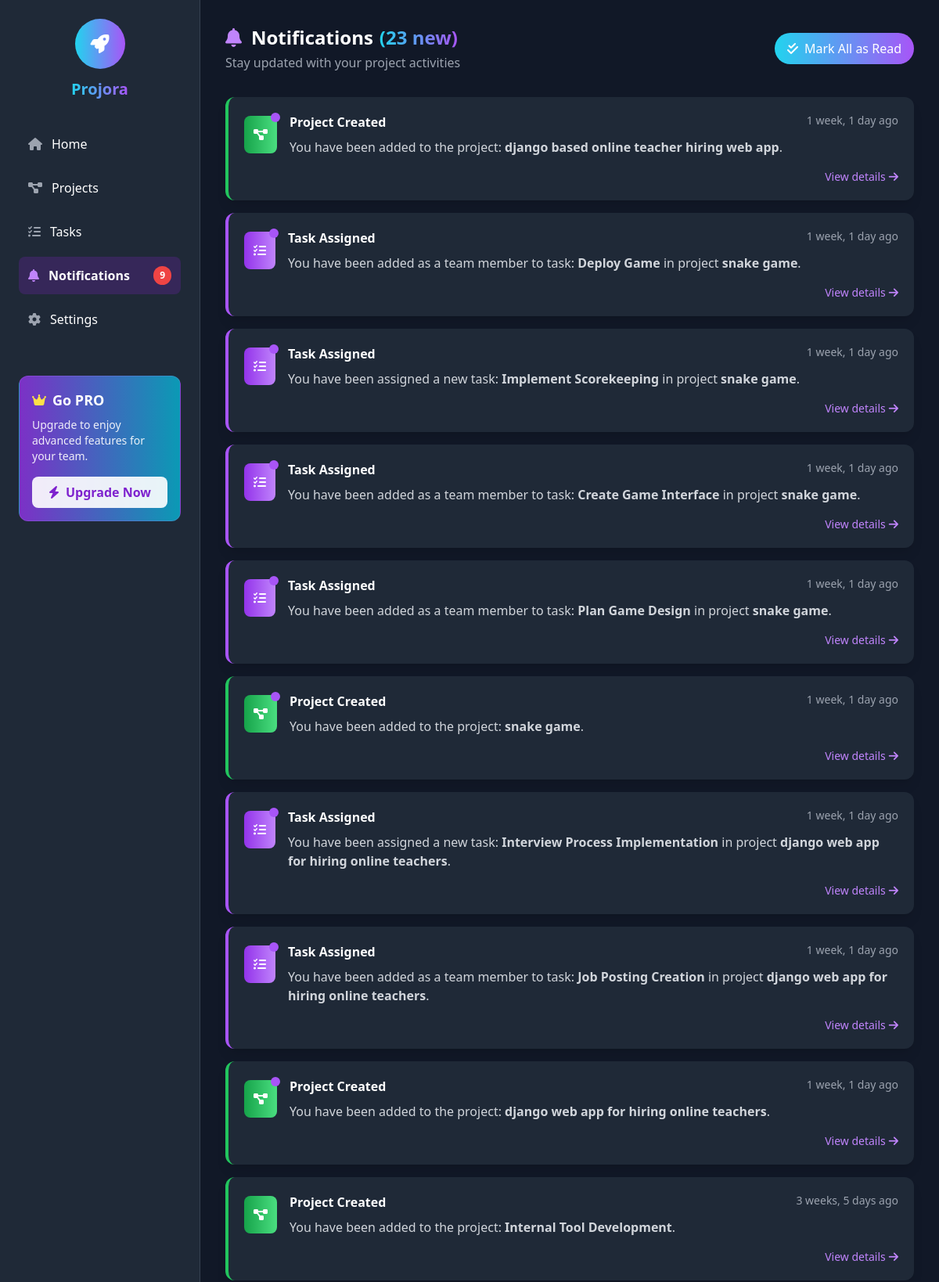
The page /notifications/notification/ (signed in, upper part) on the database as committed earlier.
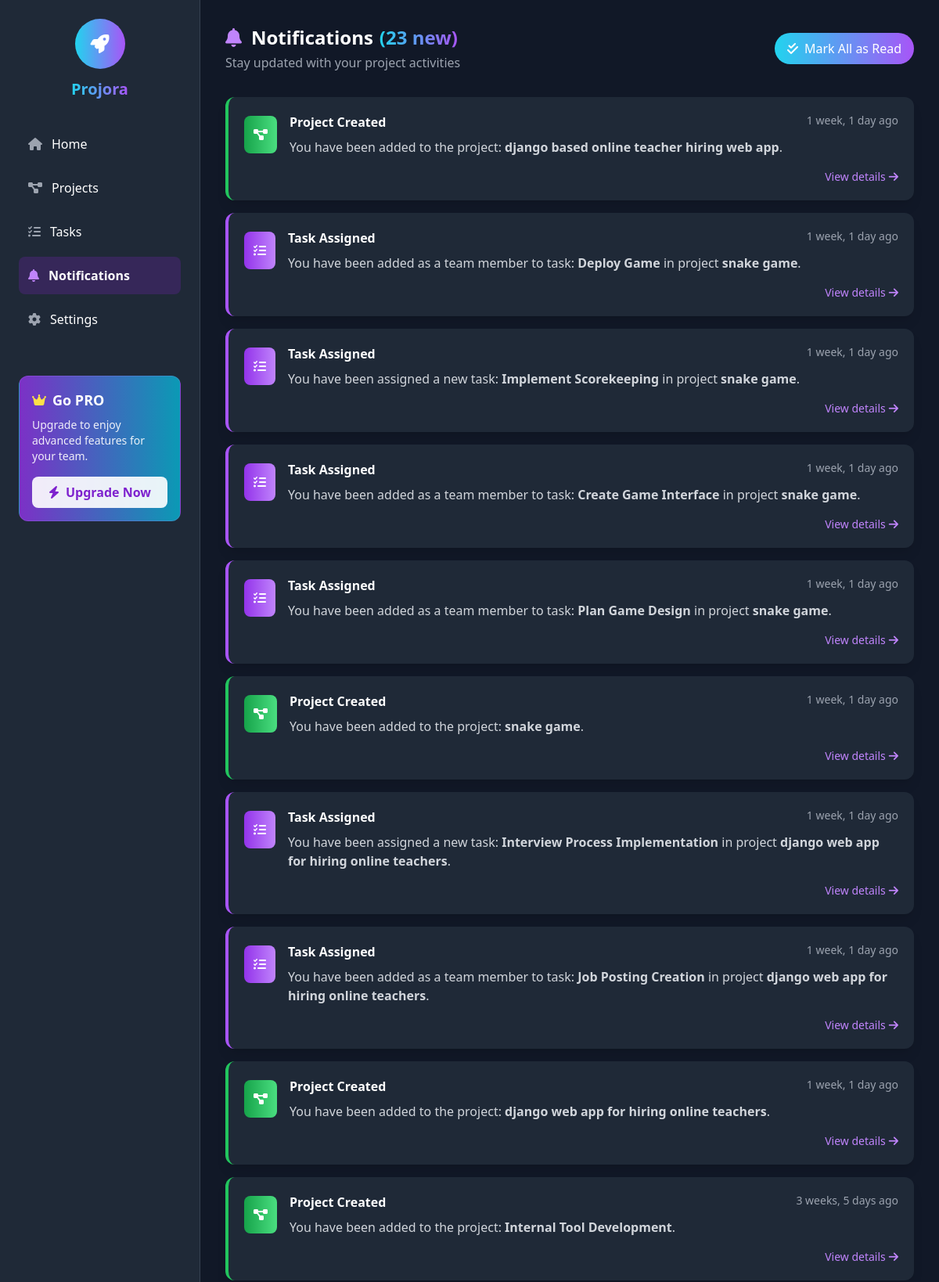
The same page on the database as committed later.
### notification/models.py (models this page shows, shortened)
class Notification(models.Model):
    NOTIFICATION_TYPES = [
        ('task_assigned', 'Task Assigned'),
        ('project_created', 'Project Created'),
        ('deadline_alert', 'Deadline Alert'),
    ]
    user = models.ForeignKey(
        settings.AUTH_USER_MODEL,
        on_delete=models.CASCADE,
        related_name='notifications'  # ✅ Required for template access
    )
    message = models.TextField()
    is_read = models.BooleanField(default=False)
    created_at = models.DateTimeField(auto_now_add=True)
    notification_type = models.CharField(max_length=30, choices=NOTIFICATION_TYPES, default='project_created')
    link = models.URLField(blank=True, null=True)

### notification/views.py (the view)
# urls.py: path('notification/', views.notification_view, name='notification'),
@login_required
def notification_view(request):
    notifications = Notification.objects.filter(user=request.user).order_by('-created_at')
    unread_notifications = notifications.filter(is_read=False)
    notification_count = unread_notifications.count()
    return render(request, 'notification/notification.html', {
        'notifications': notifications,
        'unread_notifications': unread_notifications,
        'notification_count': notification_count
    })

### users/context_processors.py (called while the page is built)
def user_roles(request):
    user = request.user
    is_admin = False
    if user.is_authenticated:
        user_groups = user.groups.values_list('name', flat=True)
        is_admin = 'Admin' in user_groups
    return {
        'is_admin': is_admin
    }

### notification/templates/notification/notification.html (shortened to what the changed rows need)
{% load static %}
<!DOCTYPE html>
<html lang="en">
<head>
    <script src="https://cdn.tailwindcss.com"></script>
    <link rel="stylesheet" href="https://cdnjs.cloudflare.com/ajax/libs/font-awesome/6.4.0/css/all.min.css">
</head>
<body class="bg-gray-900 text-white">
<div class="flex min-h-screen">
    <aside class="bg-gray-800 text-white w-64 min-h-screen p-6 border-r border-gray-700 sticky top-0">
       <div class="mb-8 flex flex-col items-center">
        <h1 class="text-xl font-bold bg-gradient-to-r from-cyan-400 to-purple-500 text-transparent bg-clip-text">Projora</h1>
      </div>
        <nav>
            <ul class="space-y-2">
                <li>
                    <a href="{% url 'notification:notification' %}" class="flex items-center p-3 rounded-lg bg-purple-800/30 font-semibold transition-colors">
                        <i class="fas fa-bell mr-3 text-purple-400"></i>
                        <span>Notifications</span>
                        {% if notification_count > 0 %}
                        <span class="ml-auto bg-red-500 text-white text-xs font-bold px-2 py-1 rounded-full">
                            {{ notification_count }}
                        </span>
                        {% endif %}
                    </a>
                </li>
            </ul>
        </nav>
    </aside>
    <div class="flex-1 p-8">
        <header class="flex flex-col md:flex-row justify-between items-start md:items-center mb-8 gap-4">
            <div>
                <h1 class="text-2xl font-bold flex items-center">
                    <i class="fas fa-bell mr-3 text-purple-400"></i>
                    Notifications
                    <span class="bg-gradient-to-r from-cyan-400 to-purple-500 text-transparent bg-clip-text ml-2">
                    </span>
                </h1>
            </div>
        </header>
        <div class="grid grid-cols-1 gap-4">
            {% for notification in notifications %}
            <div class="notification-card bg-gray-800 p-5 rounded-xl shadow-lg border-l-4
                {% if notification.notification_type == 'task_assigned' %} border-purple-500
                {% elif notification.notification_type == 'deadline_alert' %} border-red-500
                {% elif notification.notification_type == 'project_created' %} border-green-500
                {% else %} border-gray-700 {% endif %}">
                <div class="flex items-start gap-4">
                    <div class="relative mt-1">
                        {% if not notification.is_read %}
                        <div class="w-3 h-3 bg-purple-500 rounded-full unread-dot absolute -right-1 -top-1"></div>
                        {% endif %}
                        <div class="notification-type-icon bg-gradient-to-r
                            {% if notification.notification_type == 'task_assigned' %} from-purple-600 to-purple-400
                            {% elif notification.notification_type == 'deadline_alert' %} from-red-600 to-red-400
                            {% elif notification.notification_type == 'project_created' %} from-green-600 to-green-400
                            {% else %} from-gray-600 to-gray-400 {% endif %}
                            p-3 rounded-lg">
                            {% if notification.notification_type == 'task_assigned' %}
                                <i class="fas fa-tasks text-white"></i>
                            {% elif notification.notification_type == 'project_created' %}
                                <i class="fas fa-project-diagram text-white"></i>
                            {% elif notification.notification_type == 'deadline_alert' %}
                                <i class="fas fa-clock text-white"></i>
                            {% else %}
                                <i class="fas fa-info-circle text-white"></i>
                            {% endif %}
                        </div>
                    </div>
                    <div class="flex-1">
                        <div class="flex justify-between items-start">
                            <h3 class="text-white font-semibold">{{ notification.get_notification_type_display }}</h3>
                            <span class="text-sm text-gray-400">{{ notification.created_at|timesince }} ago</span>
                        </div>
                        <p class="text-gray-300 mt-2">{{ notification.message|safe }}</p>
                        {% if notification.link %}
                        <div class="mt-4 flex justify-end">
                            <a href="{{ notification.link }}"
                               class="text-purple-400 hover:text-cyan-400 transition-colors flex items-center text-sm">
                                View details <i class="fas fa-arrow-right ml-1"></i>
                            </a>
                        </div>
                        {% endif %}
                    </div>
                </div>
            </div>
            {% endfor %}
        </div>
    </div>
</div>
</body>
</html>

Rows that differ between the two databases and show on the page:
changed Notification "You have been added to the project: django based online teacher hiring web app .": is_read False → True (drawn)
changed Notification (number 2 of 10 on the later page): is_read False → True (drawn)
changed Notification (number 3 of 10 on the later page): is_read False → True (drawn)
changed Notification (number 4 of 10 on the later page): is_read False → True (drawn)
changed Notification (number 5 of 10 on the later page): is_read False → True (drawn)
changed Notification "You have been added to the project: snake game .": is_read False → True (drawn)
changed Notification (number 7 of 10 on the later page): is_read False → True (drawn)
changed Notification (number 8 of 10 on the later page): is_read False → True (drawn)
changed Notification "You have been added to the project: django web app for hiring online teachers .": is_read False → True (drawn)
Other text that changed with them:
{{ notification_count }}: "9" → (not shown)
